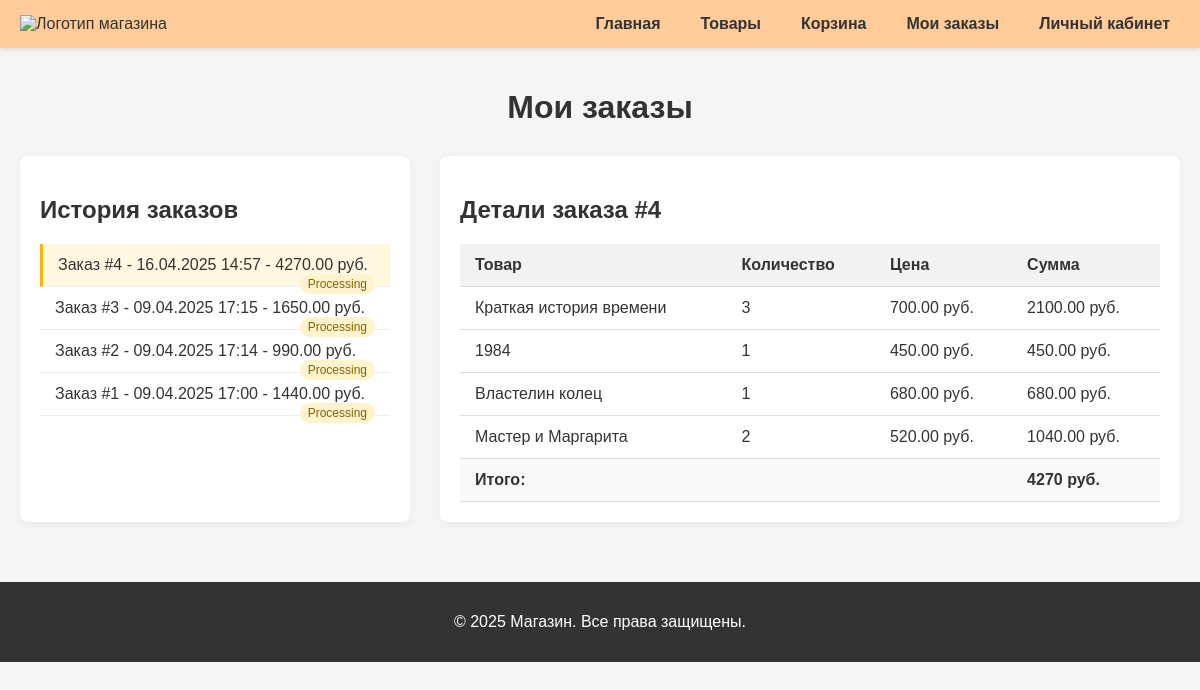
Screenshot of /pr/php/zakaz.php?order_id=4 (signed in) with the database file from the repository.
### tables this page shows
CREATE TABLE `orders` (
  `id` int NOT NULL,
  `user_id` int NOT NULL,
  `order_date` datetime NOT NULL,
  `status` enum('processing','shipped','delivered','cancelled') DEFAULT 'processing'
);

CREATE TABLE `order_items` (
  `id` int NOT NULL,
  `order_id` int NOT NULL,
  `product_id` int NOT NULL,
  `quantity` int NOT NULL,
  `price` decimal(10,2) NOT NULL
);

CREATE TABLE `products` (
  `id` int NOT NULL,
  `name` varchar(100) NOT NULL,
  `description` text,
  `price` decimal(10,2) NOT NULL,
  `quantity` int NOT NULL,
  `category_id` int DEFAULT NULL,
  `image` longblob
);

### pr/php/zakaz.php (the view, shortened to what this page needs)
<?php
require_once '../db.php';
$user_id = $_SESSION['user_id'];
$order_id = isset($_GET['order_id']) ? (int)$_GET['order_id'] : null;
$orders_query = "SELECT o.id, o.order_date, o.status, SUM(oi.quantity * oi.price) as total
                 FROM orders o
                 JOIN order_items oi ON o.id = oi.order_id
                 WHERE o.user_id = ?
                 GROUP BY o.id
                 ORDER BY o.order_date DESC";
$stmt = $pdo->prepare($orders_query);
$stmt->bind_param("i", $user_id);
$stmt->execute();
$orders = $stmt->get_result()->fetch_all(MYSQLI_ASSOC);
$order_details = [];
if ($order_id) {
    $details_query = "SELECT p.name, oi.quantity, oi.price, (oi.quantity * oi.price) as subtotal
                      FROM order_items oi
                      JOIN products p ON oi.product_id = p.id
                      WHERE oi.order_id = ?";
    $stmt = $pdo->prepare($details_query);
    $stmt->bind_param("i", $order_id);
    $stmt->execute();
    $order_details = $stmt->get_result()->fetch_all(MYSQLI_ASSOC);
}
?>
<!DOCTYPE html>
<html lang="ru">
<head>
    <link rel="stylesheet" href="../css/styleszakaz.css">
</head>
<body>
    <header>
        <div class="logo">
            <img src="../images/logo.png" alt="Логотип магазина">
        </div>
        <nav>
            <ul>
                <li><a href="../index.html">Главная</a></li>
                <li><a href="../php/products.php">Товары</a></li>
                <li><a href="set_of_products.php">Корзина</a></li>
                <li><a href="zakaz.php">Мои заказы</a></li>
                <li><a href="../html/account.html">Личный кабинет</a></li>
            </ul>
        </nav>
    </header>
    <main>
        <h1>Мои заказы</h1>
        <div class="orders-container">
            <div class="orders-list">
                <h2>История заказов</h2>
                <?php if (empty($orders)): ?>
                    <p>У вас пока нет заказов</p>
                <?php else: ?>
                    <ul>
                        <?php foreach ($orders as $order): ?>
                            <li class="<?= $order['id'] == $order_id ? 'active' : '' ?>">
                                <a href="zakaz.php?order_id=<?= $order['id'] ?>">
                                    Заказ #<?= $order['id'] ?> -
                                    <?= date('d.m.Y H:i', strtotime($order['order_date'])) ?> -
                                    <?= $order['total'] ?> руб.
                                    <span class="status-badge <?= $order['status'] ?>">
                                        <?= $order['status'] ?>
                                    </span>
                                </a>
                            </li>
                        <?php endforeach; ?>
                    </ul>
                <?php endif; ?>
            </div>
            <?php if ($order_id && !empty($order_details)): ?>
                <div class="order-details">
                    <h2>Детали заказа #<?= $order_id ?></h2>
                    <table>
                        <thead>
                            <tr>
                                <th>Товар</th>
                                <th>Количество</th>
                                <th>Цена</th>
                                <th>Сумма</th>
                            </tr>
                        </thead>
                        <tbody>
                            <?php foreach ($order_details as $item): ?>
                                <tr>
                                    <td><?= htmlspecialchars($item['name']) ?></td>
                                    <td><?= $item['quantity'] ?></td>
                                    <td><?= $item['price'] ?> руб.</td>
                                    <td><?= $item['subtotal'] ?> руб.</td>
                                </tr>
                            <?php endforeach; ?>
                            <tr class="total-row">
                                <td colspan="3"><strong>Итого:</strong></td>
                                <td><strong><?= array_sum(array_column($order_details, 'subtotal')) ?> руб.</strong></td>
                            </tr>
                        </tbody>
                    </table>
                </div>
            <?php endif; ?>
        </div>
    </main>
    <footer>
        <p>&copy; <?= date('Y') ?> Магазин. Все права защищены.</p>
    </footer>
</body>
</html>

### pr/css/styleszakaz.css (style rules this page uses)
body { font-family: 'Arial', sans-serif; margin: 0; padding: 0; background-color: #f5f5f5; color: #333; }
header { background-color: #ffcc99; padding: 15px 20px; display: flex; justify-content: space-between; align-items: center; box-shadow: 0 2px 5px rgba(0,0,0,0.1); }
.logo img { height: 50px; }
nav ul { list-style: none; margin: 0; padding: 0; display: flex; gap: 20px; }
nav ul li a { text-decoration: none; color: #333; font-weight: bold; padding: 5px 10px; border-radius: 4px; transition: all 0.3s; }
main { padding: 20px; max-width: 1200px; margin: 0 auto; }
h1 { text-align: center; margin-bottom: 30px; color: #333; }
.orders-container { display: flex; gap: 30px; }
.orders-list { flex: 1; background: white; padding: 20px; border-radius: 8px; box-shadow: 0 2px 10px rgba(0,0,0,0.05); }
.order-details { flex: 2; background: white; padding: 20px; border-radius: 8px; box-shadow: 0 2px 10px rgba(0,0,0,0.05); }
.orders-list ul { list-style: none; padding: 0; margin: 0; }
.orders-list li { padding: 12px 15px; border-bottom: 1px solid #eee; transition: all 0.3s; }
.orders-list li.active { background-color: #fff8e1; border-left: 3px solid #ffb300; }
.orders-list a { text-decoration: none; color: #333; display: block; }
.status-badge { float: right; padding: 3px 8px; border-radius: 12px; font-size: 12px; text-transform: capitalize; }
.status-badge.processing { background-color: #fff3cd; color: #856404; }
table { width: 100%; border-collapse: collapse; margin-top: 20px; }
th, td { padding: 12px 15px; text-align: left; border-bottom: 1px solid #ddd; }
th { background-color: #f2f2f2; font-weight: bold; }
.total-row { font-weight: bold; background-color: #f9f9f9; }
footer { background-color: #333; color: white; text-align: center; padding: 15px; margin-top: 40px; }

### rows the page displays
orders: id "4", order_date "16.04.2025 14:57", total "4270.00", status "Processing"
orders: id "3", order_date "09.04.2025 17:15", total "1650.00", status "Processing"
orders: id "2", order_date "09.04.2025 17:14", total "990.00", status "Processing"
orders: id "1", order_date "09.04.2025 17:00", total "1440.00", status "Processing"
order_items: product.name "Краткая история времени", quantity "3", price "700.00", subtotal "2100.00"
order_items: product.name "1984", quantity "1", price "450.00", subtotal "450.00"
order_items: product.name "Властелин колец", quantity "1", price "680.00", subtotal "680.00"
order_items: product.name "Мастер и Маргарита", quantity "2", price "520.00", subtotal "1040.00"

### other values shown
$order_id "4"
array_sum(array_column($order_details, 'subtotal')) "4270"
